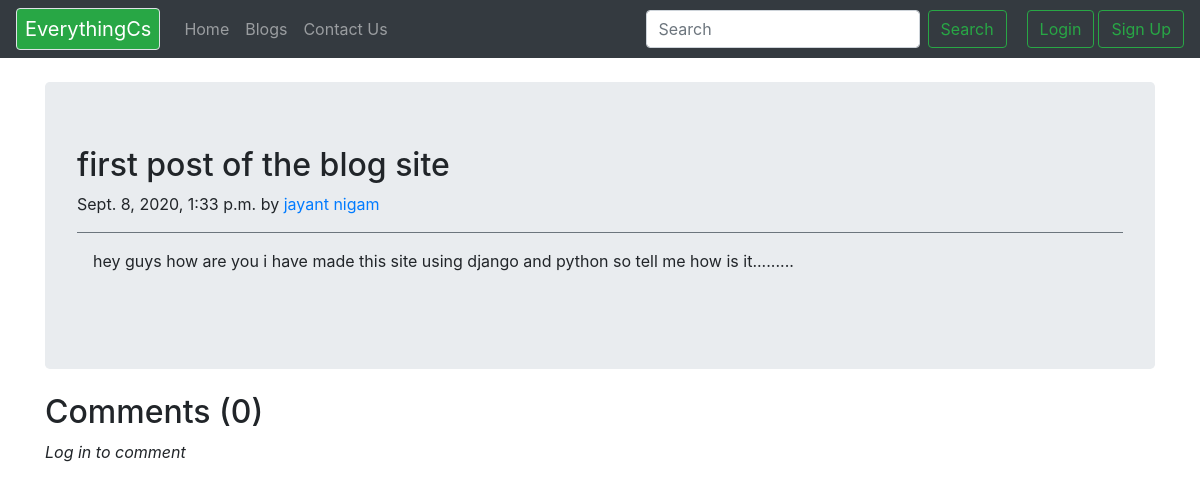
/blog/first-post, run on an earlier commit of the app's database.
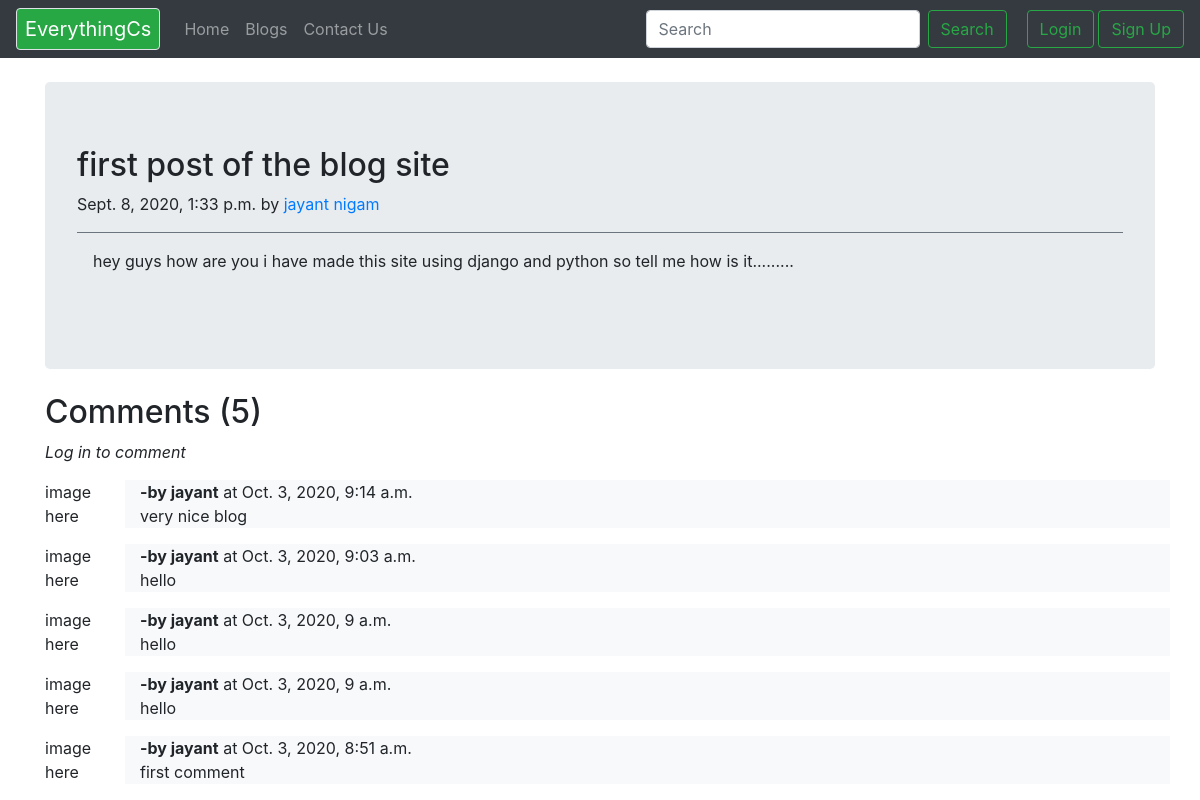
And on a later commit of the database.
### blog/models.py (models this page shows, shortened)
class Post(models.Model):
    sno = models.AutoField(primary_key=True)
    title = models.CharField(max_length=50)
    content = models.TextField()
    author = models.CharField(max_length=50)
    slug = models.SlugField(max_length=200)
    timeStamp = models.DateTimeField(auto_now_add=True)
    class Meta:
        ordering = ['-timeStamp']

class BlogComment(models.Model):
    sno = models.AutoField(primary_key=True)
    comment = models.TextField()
    user = models.ForeignKey(User, on_delete=models.CASCADE)
    post = models.ForeignKey(Post, on_delete=models.CASCADE)
    parent = models.ForeignKey('self', on_delete=models.CASCADE, null=True)
    timestamp = models.DateTimeField(auto_now_add=True)
    class Meta:
        ordering = ['-timestamp']

### blog/views.py (the view)
# urls.py: path('<str:slug>', views.blogPost, name='blogpost'),
def blogPost(request, slug):
    post = Post.objects.filter(slug=slug).first()
    comments = BlogComment.objects.filter(post=post)
    print(request.user)
    context = {'post': post, 'comments': comments, 'user': request.user}
    return render(request, 'blog/blogPost.html', context)

### templates/blog/blogPost.html (shortened to what this page needs)
{% extends 'base.html' %}
{% block body %}
<div class="container ">
  <div class="jumbotron my-4 ">
    <div class="blog-post">
      <h2 class="blog-post-title">{{post.title}}</h2>
      <p class="blog-post-meta">{{post.timeStamp}} by <a href="#">{{post.author}}</a></p>
      <div class="post-content border-top border-secondary p-3 text-justify">
         <p>{{post.content}}</p>
      </div>
    </div>
  </div>
</div>
<div>
  <div class="container">
  {% if user.is_authenticated %}
  <form action="/blog/postComment" method='post'>
      <form>
      <h2 class = 'my-2'>Comments({{comments.count}})</h2>
        <div class="form-group">
          {% csrf_token %}
          <label for="exampleInputEmail1">post comment </label>
          <input type="text" class="form-control" name='comment' placeholder='type here'>
          <input type="hidden" name="postSno" value="{{post.sno}}">
        </div>
        <button type="submit" class="btn btn-primary">comment</button>
      </form>
       {% for comment in comments %}
      <div class="row my-3">
        <div class="col-md-1">image here</div>
        <div class="col-md-11 bg-light">
        <b>-by {{comment.user.username}}</b> at {{comment.timestamp}}
        <div>
        {{comment.comment}}
        </div>
        </div>
      </div>
      {% endfor %}
  {% else %}
  <h2 class = 'my-2'>Comments ({{comments.count}})</h2>
  <i>Log in to comment</i>
  {% for comment in comments %}
      <div class="row my-3">
        <div class="col-md-1">image here</div>
        <div class="col-md-11 bg-light">
        <b>-by {{comment.user.username}}</b> at {{comment.timestamp}}
        <div>
        {{comment.comment}}
        </div>
        </div>
      </div>
      {% endfor %}
  {% endif %}
  </div>
</div>
{% endblock body %}

### templates/base.html (shortened to what this page needs)
{% load static %}
<!DOCTYPE html>
<html lang="en">
<head>
  <link rel="stylesheet" href="https://stackpath.bootstrapcdn.com/bootstrap/4.5.2/css/bootstrap.min.css"
>
</head>
<body>
  <nav class="navbar navbar-expand-lg navbar-dark bg-dark">
    <a class="navbar-brand border rounded pl-2 pr-2 bg-success" href="/">EverythingCs</a>
    <div class="collapse navbar-collapse" id="navbarSupportedContent">
      <ul class="navbar-nav mr-auto">
        <li class="nav-item {% block homeactive %}
          {% endblock homeactive %}">
          <a class="nav-link" href="/">Home <span class="sr-only">(current)</span></a>
        </li>
        <li class="nav-item {% block blogactive %}
          {% endblock blogactive %}">
          <a class="nav-link" href="/blog">Blogs</a>
        </li>
        <li class="nav-item {% block contactactive %}
           {% endblock contactactive %}">
          <a class="nav-link" href="/contact">Contact Us</a>
        </li>
      </ul>
      <form class="form-inline my-2 my-lg-0">
        <input class="form-control mr-sm-2" type="search" placeholder="Search" aria-label="Search" />
        <button class="btn btn-outline-success my-2 my-sm-0 mr-3" type="submit">
          Search
        </button>
      </form>
      {% if user.is_authenticated %}
      <div class="btn-group">
        <button type="button" class="btn btn-danger dropdown-toggle" data-toggle="dropdown" aria-haspopup="true"
          aria-expanded="false">
          {{request.user}}
        </button>
        <div class="dropdown-menu">
          <a class="dropdown-item" href="/logout">logout</a>
        </div>
      </div>
      {% else %}
      <button type="button" class="btn btn-outline-success mx-1" data-toggle="modal" data-target="#loginModal">
        Login
      </button>
      <button type="button" class="btn btn-outline-success" data-toggle="modal" data-target="#signupModal">
        Sign Up
      </button>
      {% endif %}
    </div>
  </nav>
  {% block body %} {% endblock body %}
</body>
</html>

What changed in the data, as far as the page shows it:
added BlogComment: user.username "jayant", timestamp "Oct. 3, 2020, 9:14 a.m.", comment "very nice blog"
added BlogComment: user.username "jayant", timestamp "Oct. 3, 2020, 9:03 a.m.", comment "hello"
added BlogComment: user.username "jayant", timestamp "Oct. 3, 2020, 9 a.m.", comment "hello"
added BlogComment: user.username "jayant", timestamp "Oct. 3, 2020, 9 a.m.", comment "hello"
added BlogComment: user.username "jayant", timestamp "Oct. 3, 2020, 8:51 a.m.", comment "first comment"
Also different on the page:
{{ comments.count }}: "0" → "5"
